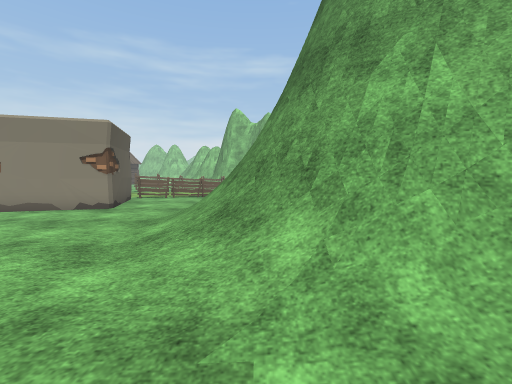
View 1 (above)

24 first-person views from a walk through a scene from a Unity 3-D project. The camera is 1.3 m above the floor, tilts 4° down and sees 90° across. The floor is counted in squares, 1 m on a side. Each view is taken from the middle of a square. On the plan, view 1 faces up. The plan holds only what a view shows up to about 13 squares ahead; the rest is blank. The place goes on beyond the plan. Some animated figures are left out. Some surface patterns are stand-ins.

View 2
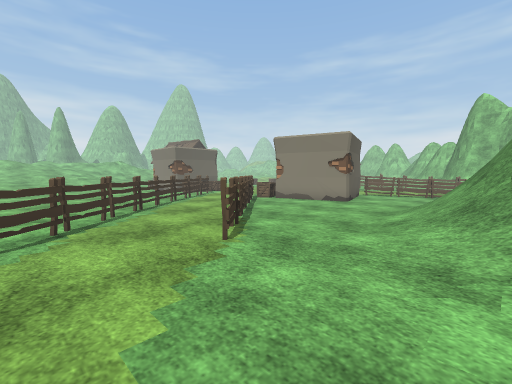

View 3
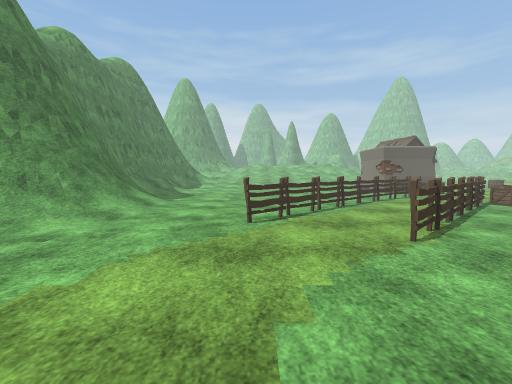

View 4
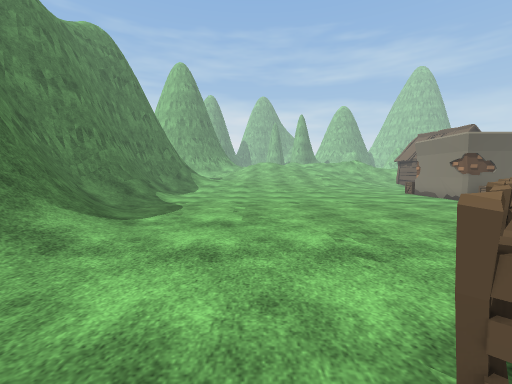

View 5
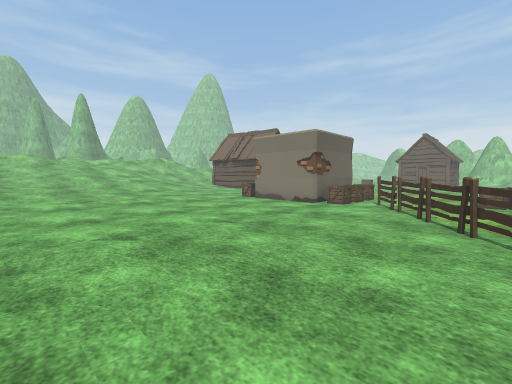

View 6
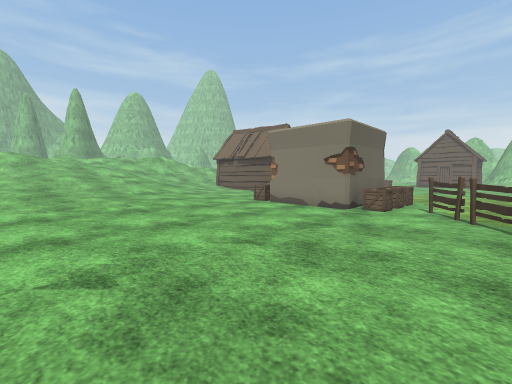

View 7
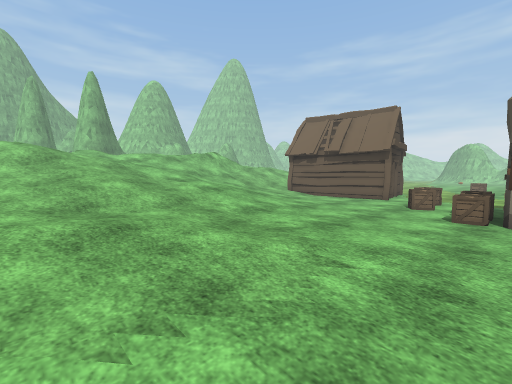

View 8
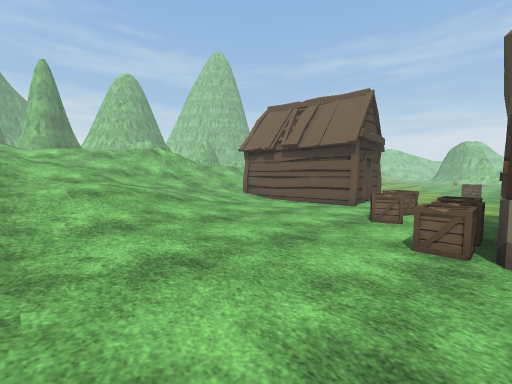

View 9
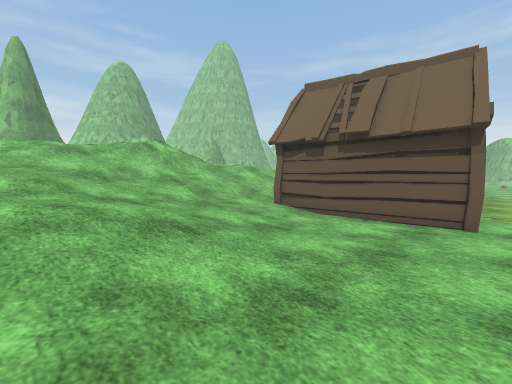

View 10
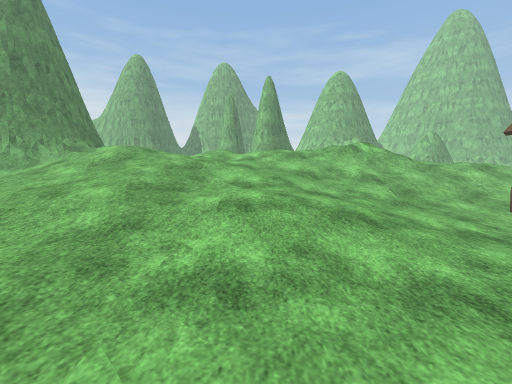

View 11
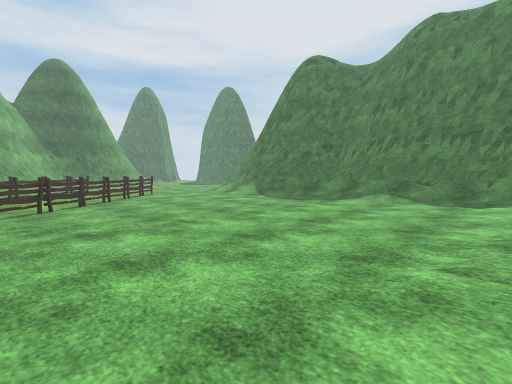

View 12
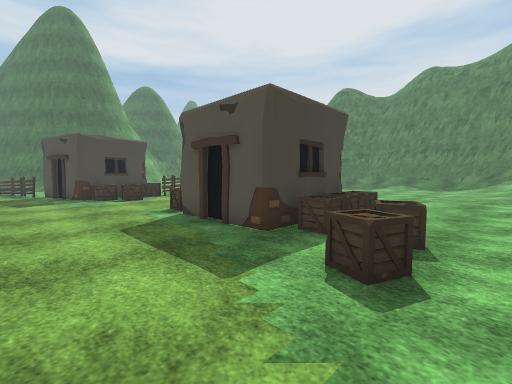

View 13
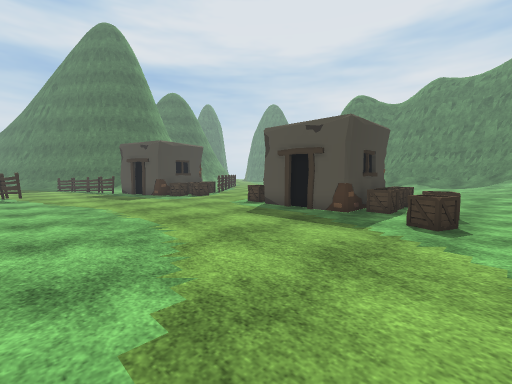

View 14
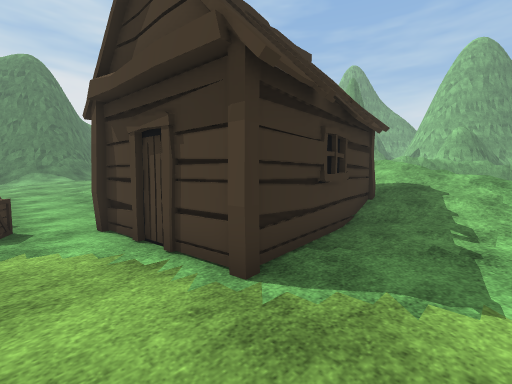

View 15
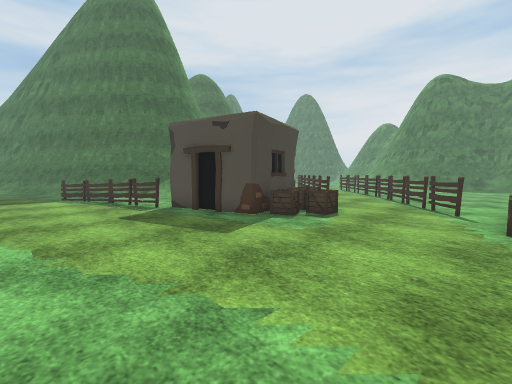

View 16
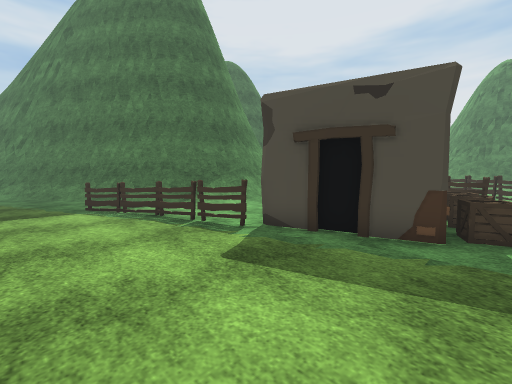

View 17
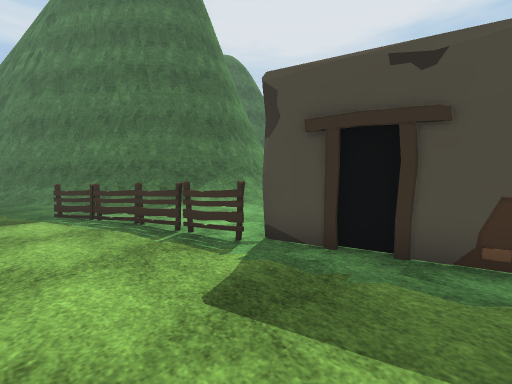

View 18
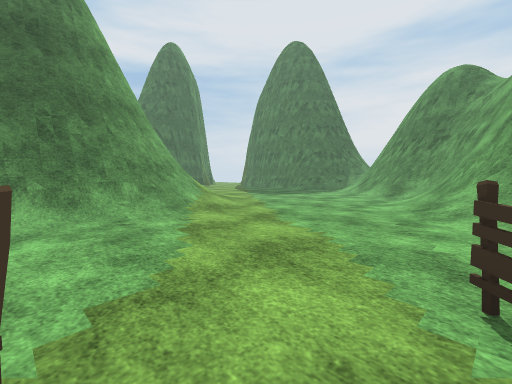

View 19
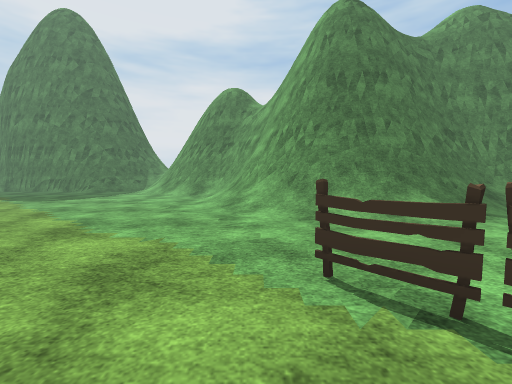

View 20
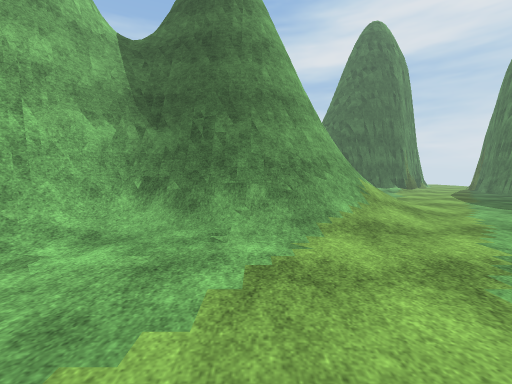

View 21
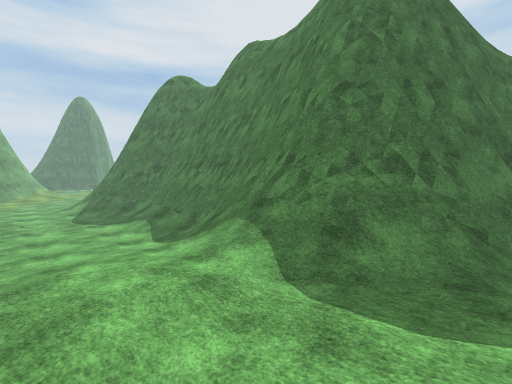

View 22
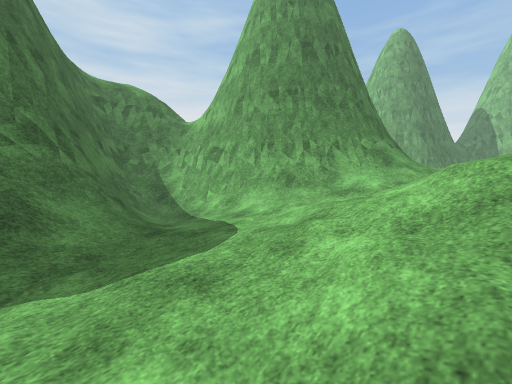

View 23
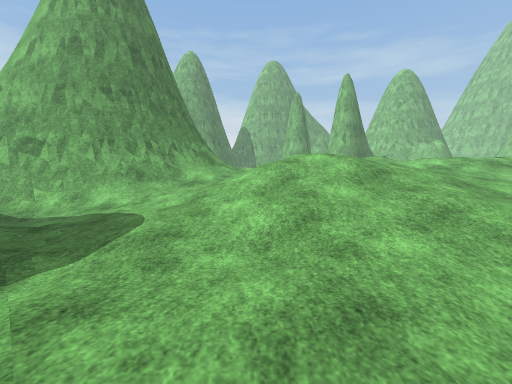

View 24
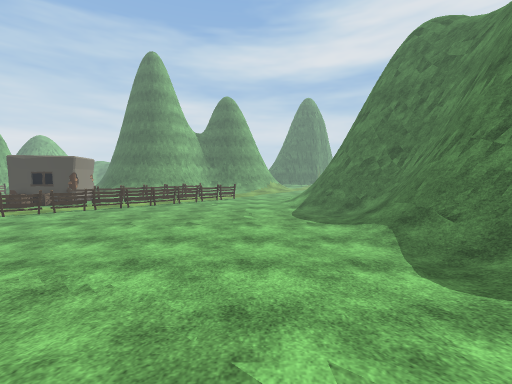

### Floor plan
Key: @ floor where view 1 was taken; # wall or solid block; . main floor; : floor 0.25 m higher than the main floor; + floor 0.5 m higher than the main floor; * floor 0.75 m higher than the main floor; % floor 1 m higher than the main floor; & floor 2 m higher than the main floor; / step, stairs or slope; = window, fence, low wall or low ledge; C crate; H hut; O other object.
Columns run from 37 left of view 1 to 9 right of it. Each row starts with its distance up from view 1.
 19    ////......................OOO
 18    ////:....................O.............../
 17   /////....H.............................../=#
 16   ///HHHHHHH.........................O..../###
 15  /// H     H......................OOO.../=##
 14  /// H     H...................OOOO..../###
 13  ////      H................O##O...../=##
 12  /////HHHHHH.CC...........C#####..../ ##
 11  /////:......C..##O#......CC#  #..../=##
 10  =/////:.....CCC#   CC...CCC# ##...//##
  9   //////.....C.CO   CC.....C###O.../=#
  8 =///////::.....C#   CCO....O......./=#
  7 /////////:.....C####CC.O....O....../=#
  6 //////////:.............O....O...../###
  5 //////////::............OO...OO....//=##
  4 //////%%//::::...........O....O.....//###
  3 /&////%%//+:::............OO...O....//=###
  2   ////////+::::............O....O....///=#
  1   ////////++:::.............O....O.....//#
  0   ////////+++:::.............O.......@./=#
 -1   ////////++/::...............O......../=#
 -2   ////////+++::................O......./=##
 -3   //////***++:::.......................//##
 -4   //////***+//::.......................//=##
 -5 ///////*****//::........................//=##
 -6 /////%**+**+++:............/............///=#
 -7 /////%**+//////.........////////.........///
 -8 /////**/////////./////.///====///........../
 -9 #////*///=====//////////=#####=///............
-10 #=//+//=#############==###   ###=//............
-11 ###/+/=###   ###########      ###//............
-12  #=//=##                       ##=/............

Positions as (right, up) in squares from view 1, and headings:
1: (0, 0), facing up
2: (0, -2), facing up-left
3: (1, -2), facing left
4: (-5, -3), facing left
5: (-11, -3), facing up-left
6: (-13, -2), facing up-left
7: (-21, -2), facing up-left
8: (-21, 2), facing up-left
9: (-25, 4), facing up-left
10: (-24, 4), facing left
11: (-23, 5), facing down-right
12: (-25, 15), facing down-right
13: (-25, 19), facing down-right
14: (-24, 19), facing down-left
15: (-16, 18), facing down-right
16: (-11, 18), facing down-right
17: (-10, 17), facing down-right
18: (-6, 1), facing down-right
19: (-5, 1), facing down
20: (-4, -2), facing right
21: (-32, -3), facing down-right
22: (-29, -3), facing down-left
23: (-26, -4), facing left
24: (-27, -4), facing right
